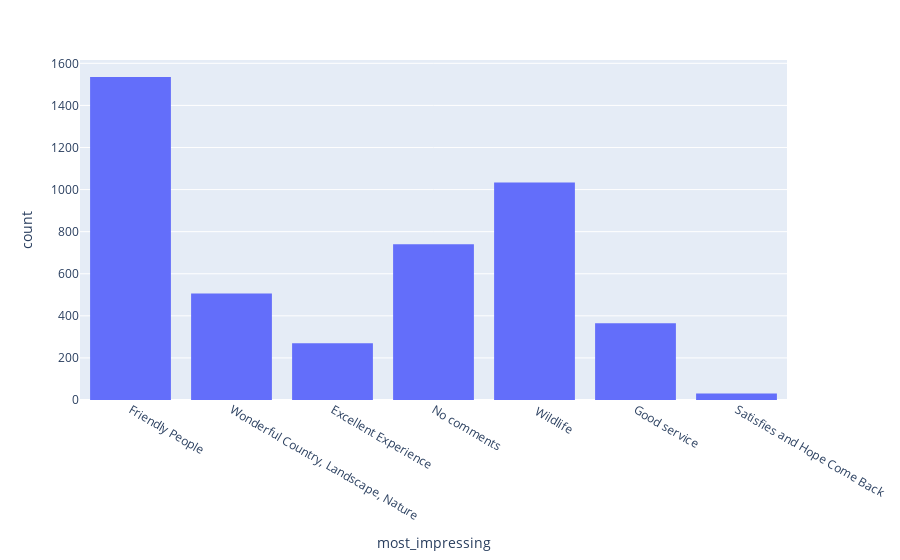

Notebook cell for this chart:
### Code cell
px.histogram(df,x='most_impressing')

### Figure 1 — Plotly figure (JSON) as saved in the notebook; plotly's stock layout.template omitted (floating-point values rounded to 4 significant figures; data arrays with more than 128 entries replaced by an {"elided": "..."} marker saying what was removed)
{"data": [{"alignmentgroup": "True", "bingroup": "x", "hovertemplate": "most_impressing=%{x}<br>count=%{y}<extra></extra>", "legendgroup": "", "marker": {"color": "#636efa", "pattern": {"shape": ""}}, "name": "", "offsetgroup": "", "orientation": "v", "showlegend": false, "type": "histogram", "x": {"elided": "4794 str values"}, "xaxis": "x", "yaxis": "y"}], "layout": {"barmode": "relative", "legend": {"tracegroupgap": 0}, "margin": {"t": 60}, "xaxis": {"anchor": "y", "domain": [0, 1], "title": {"text": "most_impressing"}}, "yaxis": {"anchor": "x", "domain": [0, 1], "title": {"text": "count"}}}}
